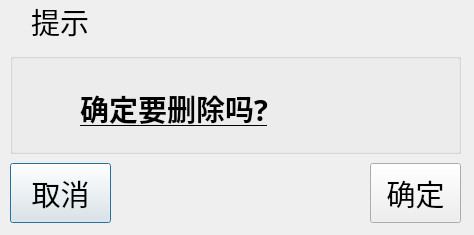
<?xml version="1.0" encoding="UTF-8"?>
<ui version="4.0">
 <class>frmMessageBox</class>
 <widget class="QDialog" name="frmMessageBox">
  <property name="geometry">
   <rect>
    <x>0</x>
    <y>0</y>
    <width>474</width>
    <height>235</height>
   </rect>
  </property>
  <property name="font">
   <font>
    <pointsize>20</pointsize>
   </font>
  </property>
  <property name="windowTitle">
   <string>提示</string>
  </property>
  <layout class="QVBoxLayout" name="verticalLayout">
   <property name="spacing">
    <number>0</number>
   </property>
   <property name="margin">
    <number>0</number>
   </property>
   <item>
    <widget class="QWidget" name="widget_title" native="true">
     <property name="sizePolicy">
      <sizepolicy hsizetype="Preferred" vsizetype="Fixed">
       <horstretch>0</horstretch>
       <verstretch>0</verstretch>
      </sizepolicy>
     </property>
     <property name="minimumSize">
      <size>
       <width>100</width>
       <height>28</height>
      </size>
     </property>
     <layout class="QHBoxLayout" name="horizontalLayout_2">
      <property name="spacing">
       <number>0</number>
      </property>
      <property name="margin">
       <number>0</number>
      </property>
      <item>
       <widget class="QLabel" name="lab_Ico">
        <property name="sizePolicy">
         <sizepolicy hsizetype="Minimum" vsizetype="Preferred">
          <horstretch>0</horstretch>
          <verstretch>0</verstretch>
         </sizepolicy>
        </property>
        <property name="minimumSize">
         <size>
          <width>31</width>
          <height>0</height>
         </size>
        </property>
        <property name="text">
         <string/>
        </property>
        <property name="alignment">
         <set>Qt::AlignCenter</set>
        </property>
       </widget>
      </item>
      <item>
       <widget class="QLabel" name="lab_Title">
        <property name="sizePolicy">
         <sizepolicy hsizetype="Expanding" vsizetype="Preferred">
          <horstretch>0</horstretch>
          <verstretch>0</verstretch>
         </sizepolicy>
        </property>
        <property name="font">
         <font>
          <family>微软雅黑</family>
          <pointsize>10</pointsize>
          <weight>50</weight>
          <italic>false</italic>
          <bold>false</bold>
         </font>
        </property>
        <property name="styleSheet">
         <string notr="true">font: 10pt &quot;微软雅黑&quot;;</string>
        </property>
        <property name="text">
         <string>&lt;html&gt;&lt;head/&gt;&lt;body&gt;&lt;p&gt;&lt;span style=&quot; font-size:22pt;&quot;&gt;提示&lt;/span&gt;&lt;/p&gt;&lt;/body&gt;&lt;/html&gt;</string>
        </property>
        <property name="alignment">
         <set>Qt::AlignLeading|Qt::AlignLeft|Qt::AlignVCenter</set>
        </property>
       </widget>
      </item>
      <item>
       <widget class="QWidget" name="widget_menu" native="true">
        <property name="sizePolicy">
         <sizepolicy hsizetype="Minimum" vsizetype="Preferred">
          <horstretch>0</horstretch>
          <verstretch>0</verstretch>
         </sizepolicy>
        </property>
        <layout class="QHBoxLayout" name="horizontalLayout">
         <property name="spacing">
          <number>0</number>
         </property>
         <property name="margin">
          <number>0</number>
         </property>
        </layout>
       </widget>
      </item>
     </layout>
    </widget>
   </item>
   <item>
    <widget class="QWidget" name="widget_main" native="true">
     <property name="styleSheet">
      <string notr="true"/>
     </property>
     <widget class="QGroupBox" name="groupBox">
      <property name="geometry">
       <rect>
        <x>10</x>
        <y>10</y>
        <width>451</width>
        <height>101</height>
       </rect>
      </property>
      <property name="title">
       <string/>
      </property>
      <widget class="QLabel" name="labIcoMain">
       <property name="geometry">
        <rect>
         <x>10</x>
         <y>30</y>
         <width>45</width>
         <height>45</height>
        </rect>
       </property>
       <property name="styleSheet">
        <string notr="true">border-image: url(:/image/info.png);</string>
       </property>
       <property name="text">
        <string/>
       </property>
      </widget>
      <widget class="QLabel" name="labInfo">
       <property name="geometry">
        <rect>
         <x>70</x>
         <y>10</y>
         <width>371</width>
         <height>91</height>
        </rect>
       </property>
       <property name="font">
        <font>
         <family>微软雅黑</family>
         <pointsize>11</pointsize>
         <weight>50</weight>
         <italic>false</italic>
         <bold>false</bold>
        </font>
       </property>
       <property name="text">
        <string>&lt;html&gt;&lt;head/&gt;&lt;body&gt;&lt;p&gt;&lt;span style=&quot; font-size:22pt; font-weight:600; text-decoration: underline;&quot;&gt;确定要删除吗?&lt;/span&gt;&lt;/p&gt;&lt;/body&gt;&lt;/html&gt;</string>
       </property>
       <property name="scaledContents">
        <bool>false</bool>
       </property>
       <property name="wordWrap">
        <bool>true</bool>
       </property>
      </widget>
     </widget>
     <widget class="QPushButton" name="btnCancel">
      <property name="geometry">
       <rect>
        <x>10</x>
        <y>120</y>
        <width>101</width>
        <height>60</height>
       </rect>
      </property>
      <property name="sizePolicy">
       <sizepolicy hsizetype="Maximum" vsizetype="Maximum">
        <horstretch>0</horstretch>
        <verstretch>0</verstretch>
       </sizepolicy>
      </property>
      <property name="minimumSize">
       <size>
        <width>80</width>
        <height>60</height>
       </size>
      </property>
      <property name="font">
       <font>
        <family>Ubuntu</family>
        <pointsize>22</pointsize>
        <weight>50</weight>
        <italic>false</italic>
        <bold>false</bold>
       </font>
      </property>
      <property name="cursor">
       <cursorShape>ArrowCursor</cursorShape>
      </property>
      <property name="focusPolicy">
       <enum>Qt::StrongFocus</enum>
      </property>
      <property name="styleSheet">
       <string notr="true"/>
      </property>
      <property name="text">
       <string>取消</string>
      </property>
      <property name="iconSize">
       <size>
        <width>20</width>
        <height>20</height>
       </size>
      </property>
     </widget>
     <widget class="QPushButton" name="btnOk">
      <property name="geometry">
       <rect>
        <x>370</x>
        <y>120</y>
        <width>91</width>
        <height>60</height>
       </rect>
      </property>
      <property name="sizePolicy">
       <sizepolicy hsizetype="Maximum" vsizetype="Maximum">
        <horstretch>0</horstretch>
        <verstretch>0</verstretch>
       </sizepolicy>
      </property>
      <property name="minimumSize">
       <size>
        <width>80</width>
        <height>60</height>
       </size>
      </property>
      <property name="font">
       <font>
        <family>Ubuntu</family>
        <pointsize>22</pointsize>
        <weight>50</weight>
        <italic>false</italic>
        <bold>false</bold>
       </font>
      </property>
      <property name="cursor">
       <cursorShape>ArrowCursor</cursorShape>
      </property>
      <property name="focusPolicy">
       <enum>Qt::StrongFocus</enum>
      </property>
      <property name="styleSheet">
       <string notr="true"/>
      </property>
      <property name="text">
       <string>确定</string>
      </property>
      <property name="iconSize">
       <size>
        <width>20</width>
        <height>20</height>
       </size>
      </property>
     </widget>
    </widget>
   </item>
  </layout>
 </widget>
 <resources/>
 <connections/>
</ui>
